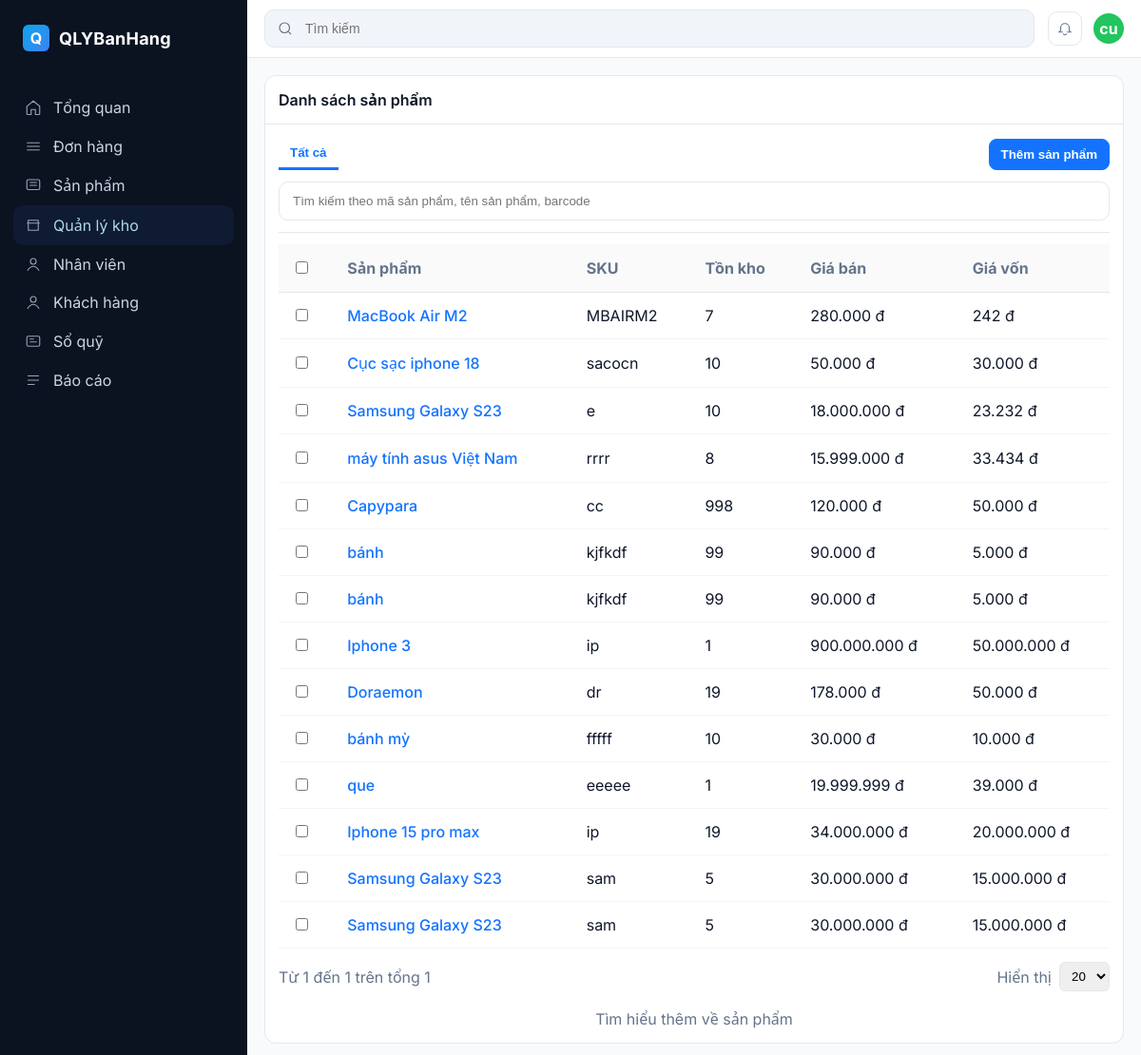
Page /Back-end/FE/FE/inventories.php on the committed database.
### tables this page shows
CREATE TABLE `sanpham` (
  `MaSP` int(11) NOT NULL,
  `TenSP` varchar(150) NOT NULL,
  `img` varchar(255) DEFAULT NULL,
  `GiaBan` decimal(15,2) NOT NULL,
  `SoLuongTon` int(11) DEFAULT 0,
  `MaDM` int(11) DEFAULT NULL,
  `MaSKU` varchar(50) DEFAULT NULL,
  `MoTa` text DEFAULT NULL,
  `GiaVon` decimal(15,2) DEFAULT NULL,
  `MaND` int(11) DEFAULT NULL
);

### Back-end/FE/FE/inventories.php (the view, shortened to what this page needs)
<?php
include 'connect.php';
$sql = "SELECT MaSP, TenSP, MaSKU, SoLuongTon, GiaBan, GiaVon FROM SanPham";
$result = $conn->query($sql);
?>
<!doctype html>
<html lang="vi">
<head>
</head>
<body>
  <div class="app">
    <aside class="sidebar">
      <div class="brand">
        <div class="brand-logo">Q</div>
        <h1>QLYBanHang</h1>
      </div>
      <nav class="nav">
        <div class="nav-section">
          <a class="nav-item" href="manuadmin.php">
            <svg viewBox="0 0 24 24" fill="none" stroke="currentColor"><path d="M3 10.5 12 3l9 7.5V21a1 1 0 0 1-1 1h-5v-7H9v7H4a1 1 0 0 1-1-1v-10.5z" stroke-width="1.5"/></svg>
            Tổng quan
          </a>
          <a class="nav-item" href="orders.php"><svg viewBox="0 0 24 24" fill="none" stroke="currentColor"><path d="M3 7h18M3 12h18M3 17h18" stroke-width="1.5"/></svg> Đơn hàng</a>
          <a class="nav-item" href="products.php"><svg viewBox="0 0 24 24" fill="none" stroke="currentColor"><rect x="3" y="4" width="18" height="14" rx="2" stroke-width="1.5"/><path d="M7 8h10M7 12h10" stroke-width="1.5"/></svg> Sản phẩm</a>
          <a class="nav-item active" href="inventories.php" style="color: lightblue;"><svg viewBox="0 0 24 24" fill="none" stroke="currentColor"><path d="M3 9h18M5 9V5h14v4M5 9v10h14V9" stroke-width="1.5"/></svg> Quản lý kho</a>
          <a class="nav-item" href="employee.php"><svg viewBox="0 0 24 24" fill="none" stroke="currentColor"><circle cx="12" cy="8" r="4" stroke-width="1.5"/><path d="M4 21c1.5-4 6-6 8-6s6.5 2 8 6" stroke-width="1.5"/></svg> Nhân viên</a>
          <a class="nav-item" href="customers.php" ><svg viewBox="0 0 24 24" fill="none" stroke="currentColor"><circle cx="12" cy="8" r="4" stroke-width="1.5"/><path d="M4 21c1.5-4 6-6 8-6s6.5 2 8 6" stroke-width="1.5"/></svg> Khách hàng</a>
          <a class="nav-item" href="#"><svg viewBox="0 0 24 24" fill="none" stroke="currentColor"><rect x="3" y="5" width="18" height="14" rx="2" stroke-width="1.5"/><path d="M7 9h6M7 13h10" stroke-width="1.5"/></svg> Sổ quỹ</a>
          <a class="nav-item" href="#"><svg viewBox="0 0 24 24" fill="none" stroke="currentColor"><path d="M4 6h16M4 12h16M4 18h10" stroke-width="1.5"/></svg> Báo cáo</a>
        </div>
      </nav>
    </aside>
    <section class="content">
      <div class="topbar">
        <div class="search">
          <svg width="18" height="18" viewBox="0 0 24 24" fill="none" stroke="#64748b"><circle cx="11" cy="11" r="7" stroke-width="1.6"/><path d="M20 20l-3.5-3.5" stroke-width="1.6"/></svg>
          <input placeholder="Tìm kiếm" />
        </div>
        <div class="topbar-actions">
          <button class="icon-btn" title="Thông báo"><svg width="18" height="18" viewBox="0 0 24 24" fill="none" stroke="#64748b"><path d="M15 17h5l-1.4-1.4A2 2 0 0 1 18 14.2V11a6 6 0 1 0-12 0v3.2c0 .5-.2 1-.6 1.4L4 17h5" stroke-width="1.5"/><path d="M10 19a2 2 0 0 0 4 0" stroke-width="1.5"/></svg></button>
          <div class="avatar">cu</div>
        </div>
      </div>
    <div class="main">
        <div class="left">
            <div class="left">
                <div class="card">
                <div class="card-hd">Danh sách sản phẩm</div>
                <div class="card-bd">
                    <div style="border-bottom:1px solid var(--border); padding-bottom:12px; margin-bottom:12px;">
                    <nav style="display:flex; align-items:center; justify-content:space-between; gap:12px;">
                        <div style="display:flex; align-items:center; gap:12px;">
                        <button style="background:transparent; border:none; color:var(--primary); font-weight:700; padding:8px 12px; border-bottom:3px solid var(--primary);">Tất cả</button>
                        </div>
                        <div style="display:flex; gap:8px; align-items:center;">
                        <a href="#"><button class="btn primary">Thêm sản phẩm</button></a>
                        </div>
                    </nav>
                    <div style="margin-top:12px; display:flex; gap:12px; align-items:center;">
                        <input placeholder="Tìm kiếm theo mã sản phẩm, tên sản phẩm, barcode" style="flex:1; padding:12px 14px; border:1px solid var(--border); border-radius:10px; background:#fff;" />
                    </div>
                    </div>
                    <div style="overflow:auto;">
              <table style="width:100%; border-collapse:collapse; background:#fff;">
                <thead>
                  <tr style="background:#fafafa; color:var(--muted); text-align:left;">
                    <th style="padding:14px; border-bottom:1px solid var(--border);"><input type="checkbox" /></th>
                    <th style="padding:14px; border-bottom:1px solid var(--border);">Sản phẩm</th>
                    <th style="padding:14px; border-bottom:1px solid var(--border);">SKU</th>
                    <th style="padding:14px; border-bottom:1px solid var(--border);">Tồn kho</th>
                    <th style="padding:14px; border-bottom:1px solid var(--border);">Giá bán</th>
                    <th style="padding:14px; border-bottom:1px solid var(--border);">Giá vốn</th>
                  </tr>
                </thead>
                <tbody>
                  <?php
                  if ($result && $result->num_rows > 0) {
                      while ($row = $result->fetch_assoc()) {
                          echo "<tr>";
                          echo "<td style='padding:14px; border-bottom:1px solid #f1f5f9;'><input type='checkbox' /></td>";
                          echo "<td style='padding:14px; border-bottom:1px solid #f1f5f9;'><a href='#' style='color:var(--primary); font-weight:500;'>" . htmlspecialchars($row['TenSP']) . "</a></td>";
                          echo "<td style='padding:14px; border-bottom:1px solid #f1f5f9;'>" . htmlspecialchars($row['MaSKU']) . "</td>";
                          echo "<td style='padding:14px; border-bottom:1px solid #f1f5f9;'>" . $row['SoLuongTon'] . "</td>";
                          echo "<td style='padding:14px; border-bottom:1px solid #f1f5f9;'>" . number_format($row['GiaBan'], 0, ',', '.') . " đ</td>";
                          echo "<td style='padding:14px; border-bottom:1px solid #f1f5f9;'>" . number_format($row['GiaVon'], 0, ',', '.') . " đ</td>";
                          echo "</tr>";
                      }
                  } else {
                      echo "<tr><td colspan='6' style='padding:14px; text-align:center;'>Chưa có sản phẩm nào</td></tr>";
                  }
                  ?>
                </tbody>
              </table>
            </div>
                    <div style="display:flex; justify-content:space-between; align-items:center; margin-top:14px;">
                    <div style="color:var(--muted);">Từ 1 đến 1 trên tổng 1</div>
                    <div style="display:flex; align-items:center; gap:8px;">
                        <div style="color:var(--muted);">Hiển thị</div>
                        <select style="padding:6px 8px; border:1px solid var(--border); border-radius:6px;"><option>20</option></select>
                    </div>
                    </div>
                    <div style="text-align:center; margin-top:18px; color:var(--muted);">
                    Tìm hiểu thêm về <a href="#">sản phẩm</a>
                    </div>
                </div>
                </div>
            </div>
        </div>
    </div>
    </section>
  </div>
</body>
</html>

### Back-end/FE/FE/inventories.php (style rules this page uses)
:root { --bg: #0b1220; --bg-2: #0e172a; --primary: #1373ff; --text: #0f172a; --muted: #64748b; --border: #e5e7eb; --surface: #ffffff; --surface-2: #f8fafc; --chip: #eef2ff; }
html, body { height: 100%; }
body { margin: 0; font-family: Inter, system-ui, -apple-system, Segoe UI, Roboto, "Helvetica Neue", Arial, "Noto Sans", "Apple Color Emoji", "Segoe UI Emoji"; color: var(--text); background: var(--surface-2); }
a { color: inherit; text-decoration: none; }
.app { display: grid; grid-template-columns: 260px 1fr; min-height: 100vh; }
.sidebar { background: var(--bg); color: #cbd5e1; padding: 18px 14px; display: flex; flex-direction: column; }
.brand { display:flex; align-items:center; gap:10px; padding: 8px 10px; margin-bottom: 8px; }
.brand-logo { width:28px; height:28px; border-radius:6px; background: linear-gradient(135deg,#0ea5e9,#3b82f6); display:grid; place-items:center; color:#fff; font-weight:700; }
.brand h1 { font-size: 18px; color:#fff; margin:0; font-weight:700; letter-spacing:.2px; }
.nav { margin-top: 8px; }
.nav-section { margin-top: 14px; }
.nav-item { display:flex; align-items:center; gap:12px; padding: 10px 12px; border-radius:10px; color:#cbd5e1; }
.nav-item.active { background: #0f1a33; color:#fff; }
.nav-item svg { width:18px; height:18px; color:#94a3b8; }
.content { display:flex; flex-direction:column; }
.topbar { background:#fff; border-bottom:1px solid var(--border); padding: 10px 18px; display:flex; align-items:center; gap:14px; }
.search { flex:1; display:flex; align-items:center; gap:10px; background:#f1f5f9; border:1px solid #e2e8f0; padding:10px 12px; border-radius:10px; }
.search input { flex:1; border:none; outline:none; background:transparent; font-size:14px; }
.topbar-actions { display:flex; align-items:center; gap:12px; }
.icon-btn { width:36px; height:36px; display:grid; place-items:center; border:1px solid var(--border); background:#fff; border-radius:10px; cursor:pointer; }
.avatar { width:32px; height:32px; border-radius:50%; background:#22c55e; display:grid; place-items:center; color:#fff; font-weight:700; }
.main { display:grid; gap: 18px; padding: 18px; }
.btn { display:inline-flex; align-items:center; gap:8px; padding:8px 12px; border-radius:8px; border:1px solid var(--border); background:#fff; cursor:pointer; font-weight:600; }
.btn.primary { background: var(--primary); color:#fff; border-color: var(--primary); }
.card { background:#fff; border:1px solid var(--border); border-radius:12px; }
.card .card-hd { padding:14px; border-bottom:1px solid var(--border); font-weight:600; }
.card .card-bd { padding: 14px; }

### rows in the picture
sanpham: TenSP "MacBook Air M2", MaSKU "MBAIRM2", SoLuongTon "7", GiaBan "280.000", GiaVon "242"
sanpham: TenSP "Cục sạc iphone 18", MaSKU "sacocn", SoLuongTon "10", GiaBan "50.000", GiaVon "30.000"
sanpham: TenSP "Samsung Galaxy S23", MaSKU "e", SoLuongTon "10", GiaBan "18.000.000", GiaVon "23.232"
sanpham: TenSP "máy tính asus Việt Nam", MaSKU "rrrr", SoLuongTon "8", GiaBan "15.999.000", GiaVon "33.434"
sanpham: TenSP "Capypara", MaSKU "cc", SoLuongTon "998", GiaBan "120.000", GiaVon "50.000"
sanpham: TenSP "bánh", MaSKU "kjfkdf", SoLuongTon "99", GiaBan "90.000", GiaVon "5.000"
sanpham: TenSP "bánh", MaSKU "kjfkdf", SoLuongTon "99", GiaBan "90.000", GiaVon "5.000"
sanpham: TenSP "Iphone 3", MaSKU "ip", SoLuongTon "1", GiaBan "900.000.000", GiaVon "50.000.000"
sanpham: TenSP "Doraemon", MaSKU "dr", SoLuongTon "19", GiaBan "178.000", GiaVon "50.000"
sanpham: TenSP "bánh mỳ", MaSKU "fffff", SoLuongTon "10", GiaBan "30.000", GiaVon "10.000"
sanpham: TenSP "que", MaSKU "eeeee", SoLuongTon "1", GiaBan "19.999.999", GiaVon "39.000"
sanpham: TenSP "Iphone 15 pro max", MaSKU "ip", SoLuongTon "19", GiaBan "34.000.000", GiaVon "20.000.000"
sanpham: TenSP "Samsung Galaxy S23", MaSKU "sam", SoLuongTon "5", GiaBan "30.000.000", GiaVon "15.000.000"
sanpham: TenSP "Samsung Galaxy S23", MaSKU "sam", SoLuongTon "5", GiaBan "30.000.000", GiaVon "15.000.000"
